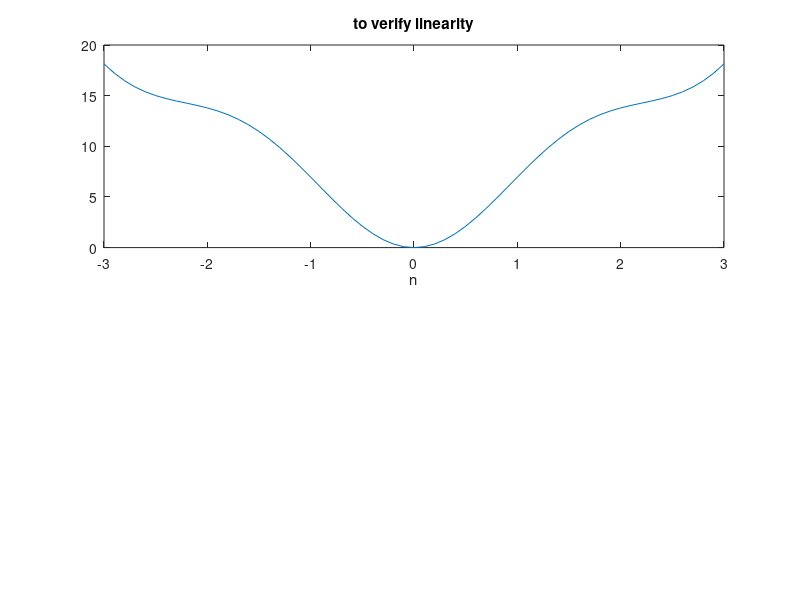

Source code (MATLAB): (Note: this script raises an error after producing the figure.)
%determine whether system is linear or not. plot the required systax to
%verify the result. consider two sygnal x1[n]=n and x2[n]=sin(n) and the
%system are:
%           a. y[n] = x^2 [n]

clc
clear all
close all
a1=2;
a2=7;
n=-3:0.1:3;
x1=n;
x2=sin(n);
y1=x1.^2;
y2=x2.^2;
y3=a1*y1 + a2*y2;
x3=a1*x1 + a2*x2;
y4=x3.^2;
subplot(2,1,1);
plot(n,y3);
title('to verify linearity');
xlabel('n');d
ylabel('y3[n]');
subplot(2,1,2);
plot(n,y4);